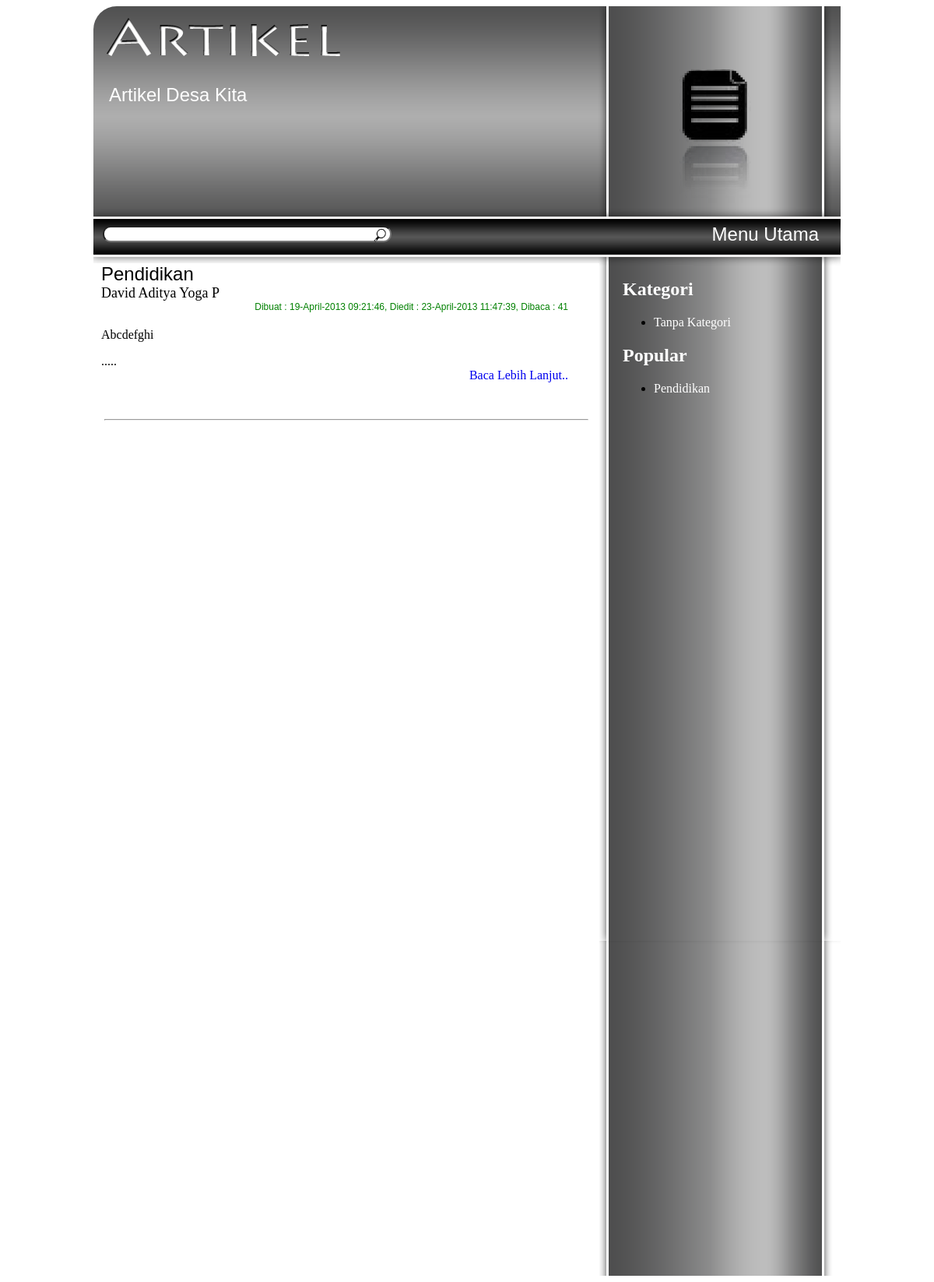
Page /artikel/cariartikel.php on the committed database.
### tables this page shows
CREATE TABLE IF NOT EXISTS `setting` (
  `Nama` varchar(50) NOT NULL,
  `Isi` text NOT NULL
);

CREATE TABLE IF NOT EXISTS `artikel` (
  `Id` int(6) NOT NULL AUTO_INCREMENT,
  `IdPenulis` int(6) NOT NULL,
  `Judul` varchar(100) NOT NULL,
  `Isi` text NOT NULL,
  `Dibuat` varchar(30) NOT NULL,
  `Diedit` varchar(30) NOT NULL,
  `Kategori` varchar(3) NOT NULL,
  `Dibaca` int(11) NOT NULL,
  PRIMARY KEY (`Id`)
);

CREATE TABLE IF NOT EXISTS `datauser` (
  `Id` int(6) NOT NULL AUTO_INCREMENT,
  `Nama` varchar(50) NOT NULL,
  `Alamat` varchar(100) NOT NULL,
  `TTL` varchar(80) NOT NULL,
  `JK` varchar(20) NOT NULL,
  `Telp` int(15) NOT NULL,
  PRIMARY KEY (`Id`)
);

### config.php (called while the page is built, shortened)
<?
	function implement($namaSetting){
		$selectSetting = mysql_query("SELECT * FROM setting WHERE Nama = '$namaSetting'") or die(mysql_error());
		$row = mysql_fetch_array($selectSetting);
		return $row['Isi'];
	}
?>

### artikel/cariartikel.php (the view, shortened to what this page needs)
<html>
	<head>
		<link rel="stylesheet" type="text/css" href="style.css">
		<link rel="stylesheet" type="text/css" href="pagination.css">
	</head>
	<body>
		<? include("../koneksi.php"); include("../config.php");?>
		<div id="container">
			<div id="header">
				<div id="subtitle"><? echo implement("Sub Artikel"); ?></div>
				<div id="menubar">
					<form method="post" action="cariartikel.php">
						<input type="text" size="40" id="search" name="cari"><input type="image" src="./img/search.png" id="search-button" name="submit">
					</form>
					<a href="../index.php" id="home">Menu Utama</a>
				</div>
			</div>
			<div id="kategori">
				<div id="kategori-content">
					<? include("kategori.php"); ?>
				</div>
			</div>
			<div id=\"content\">
				<?
					include("pagination.php");
					if(isset($_GET['page'])){
						$page = $_GET['page'];
					}
					else{
						$page = 1;
					}
					$begin = ($page * 4)-4;
					$query=mysql_query("SELECT * FROM artikel a INNER JOIN datauser b ON a.IdPenulis = b.Id WHERE Isi LIKE '%$cari%' LIMIT $begin,4") or die (mysql_error());
					while($baris=mysql_fetch_array($query)){
					if((strlen($baris['Isi'])) >= 300){
						$caption = substr($baris['Isi'],0,360);
					}
					else{
						$caption = $baris['Isi'];
					}
					echo "
							<div class=\"artikel\">
								<div class=\"judul\">
									$baris[Judul]
								</div>
								<div class=\"penulis\">
									$baris[Nama]
								</div>
								<div class=\"tanggal\">
									Dibuat : $baris[Dibuat], Diedit : $baris[Diedit], Dibaca : $baris[Dibaca]
								</div>
								<br>
								$caption.....
								<div class=\"readMore\"><a href=\"artikel.php?post=$baris[0]\">Baca Lebih Lanjut..</a></div>
							</div>
							<hr width=\"620px\">
							";
						}
				?>
			</div>
		</div>
	</body>
</html>

### artikel/kategori.php (shortened to what this page needs)
<?
	echo "<font color=\"white\"><h2>Kategori</h2></font>";
	echo "<ul>";
		echo "<li><a href=\"artikel.php?kategori=\">Tanpa Kategori</a></li>";
	echo "</ul>";
	echo "<font color=\"white\"><h2>Popular</h2></font>";
	$q = mysql_query("SELECT * FROM artikel ORDER BY Dibaca DESC LIMIT 0,10") or die(mysql_error());
	echo "<ul>";
		while($baris = mysql_fetch_array($q)){
			echo "<li><a href=\"artikel.php?post=$baris[Id]\">$baris[Judul]</a></li>";
		}
	echo "</ul>";
?>

### artikel/style.css (style rules this page uses)
#container { width:960px; margin:auto; overflow:hidden; min-height:768px; border-radius:30px 0px 0px 0px; }
#header { width:960px; height:330px; background-image:url("./img/header_artikel.png"); }
#subtitle { width:600px; position:absolute; margin-top:100px; margin-left:20px; font-family:"Arial"; font-size:24px; color:white; word-wrap: break-word; }
#menubar { padding:12px; position:absolute; margin-top:270px; width:960px; height:50px; }
ul li a { color:white; text-decoration:none; }
a#home { margin-top:-40px; margin-right:40px; float:right; font-family:"arial"; font-size:24px; color:white; text-decoration:none; }
#search { padding-right:25px; padding-left:5px; border-radius:10px 10px 10px 10px; }
#search-button { width:20px; position:absolute; margin:2px 0px 0px -25px; }
#kategori { width:310px; float:right; min-height:1300px; background-image:url("./img/kategori_artikel.png"); background-repeat:y; }
#kategori-content { margin:auto; width:250px; word-wrap: break-word; }
.artikel { width:600px; height:200px; margin:auto; margin-left:10px; word-wrap: break-word; float:left; }
.judul { font-family:"arial"; font-size:24px; }
.penulis { font-family:"calibri"; font-size:18px; }
.tanggal { font-family:"arial"; font-size:12px; float:right; color:green; }
.readMore a { text-decoration:none; float:right; }

### rows in the picture
setting: Isi "Artikel Desa Kita"
artikel: Judul "Pendidikan", datauser.Nama "David Aditya Yoga P", Dibuat "19-April-2013 09:21:46", Diedit "23-April-2013 11:47:39", Dibaca "41", Isi "Abcdefghi"
